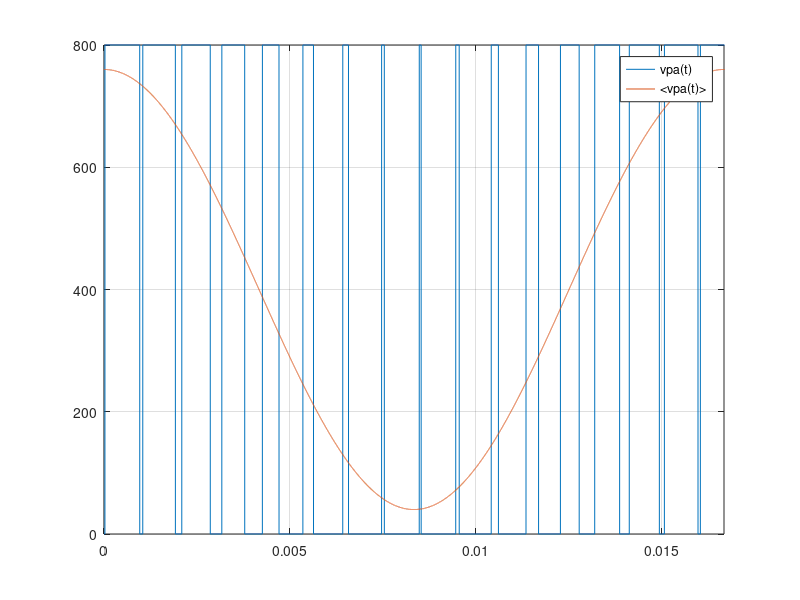
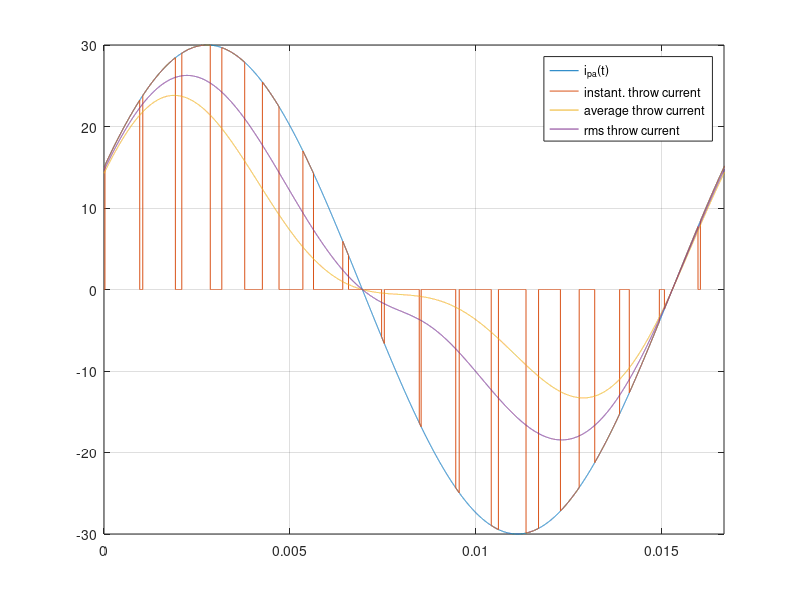
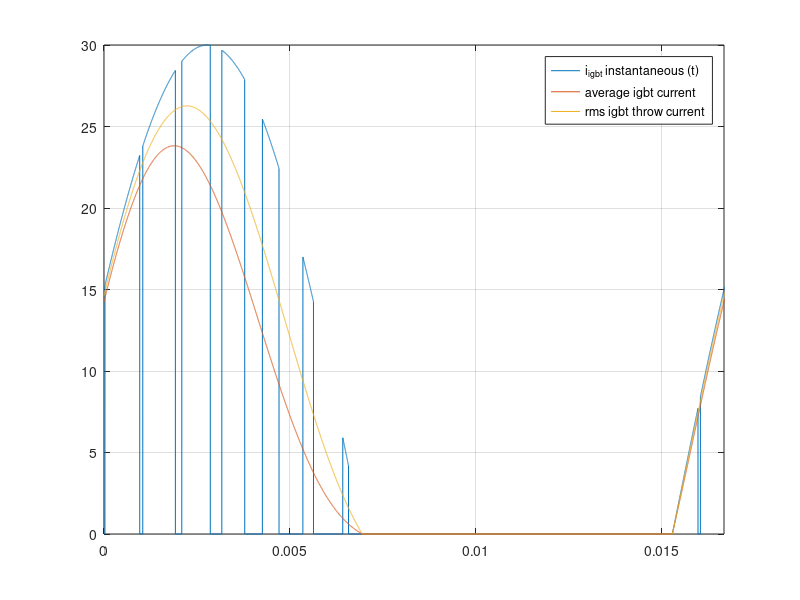
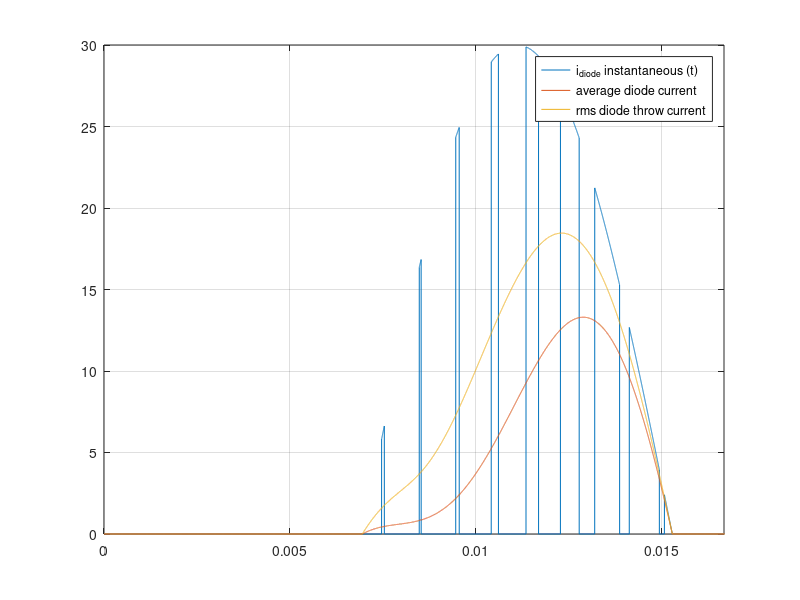

The MATLAB script that drew these images, in order:
clc
clear
close all
ts = 0.000001;
t = 0:ts:1-ts;
w = 2*pi*60;
Ts = 1/1000;

ma = 0.9*cos(w*t);
da1 = 1/2*(ma+1);
da2 = 1-da1;

carrier = abs(2/Ts*mod(t,Ts)-1);
ha1= (sign(da1-carrier)+1)/2;

%% a)
figure(11)
plot(t,carrier,'DisplayName','Carrier');hold on;grid on;legend
plot(t,da1,'DisplayName','da1');
plot(t,ha1,'LineWidth',2,'DisplayName','ha1');
xlim([0 1/60])

%% b)
vpa = ha1*800;
vpa_average = da1*800;

figure(2)
plot(t,vpa,'DisplayName','vpa(t)');hold on;grid on;legend
plot(t,vpa_average,'DisplayName','<vpa(t)>');
xlim([0 1/60])

%% c)
ipa_t = 30*cos(w*t-pi/3);
it_instant = ha1.*ipa_t;
it_average = da1.*ipa_t;
it_rms = sqrt(da1).*ipa_t;

figure(3)
plot(t,ipa_t,'DisplayName','i_{pa}(t)'); hold on; grid on; legend
plot(t,it_instant,'DisplayName','instant. throw current');
plot(t,it_average,'DisplayName','average throw current');
plot(t,it_rms,'DisplayName','rms throw current');
xlim([0 1/60])

%% d)
% igbt 
igbt_instant = it_instant;
igbt_average = it_average;
igbt_rms = it_rms;
igbt_instant(find(it_instant<=0)) = 0;
igbt_average(find(it_average<=0)) = 0;
igbt_rms (find(it_rms<=0)) = 0;

diode_instant = -it_instant;
diode_average = -it_average;
diode_rms = -it_rms;
diode_instant(find(-it_instant<=0)) = 0;
diode_average(find(-it_average<=0)) = 0;
diode_rms (find(-it_rms<=0)) = 0;

%%
figure(4)
plot(t,igbt_instant,'DisplayName','i_{igbt} instantaneous (t)'); hold on; grid on; legend
plot(t,igbt_average,'DisplayName','average igbt current');
plot(t,igbt_rms,'DisplayName','rms igbt throw current');
xlim([0 1/60])

figure(5)
plot(t,diode_instant,'DisplayName','i_{diode} instantaneous (t)'); hold on; grid on; legend
plot(t,diode_average,'DisplayName','average diode current');
plot(t,diode_rms,'DisplayName','rms diode throw current');
xlim([0 1/60])

%% e)

